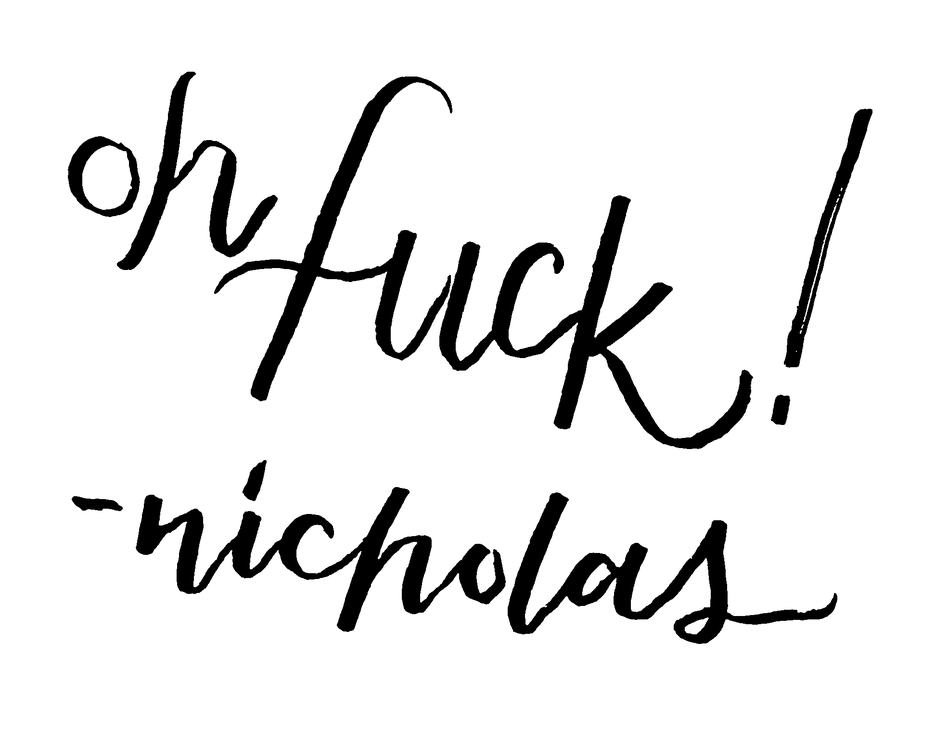
#> input picture oh fuck nicholas_bw.png, 948 x 745 px, shrunk from 1970 x 1548 before the run; its folder holds only this picture in this run
$ python bw_convert.py 'oh fuck nicholas_bw.png' 1.0
#> lines starting #> are read from the running program, lines starting #| are printed output that depends on the picture; after the words box and inside, x2 and y2 are one past the last pixel; in counts of white or black regions, pixels touching at a corner belong together
#!/usr/bin/env python3
"""Convert a PNG to black-and-white using a darkness threshold."""
import argparse
from pathlib import Path

import numpy as np
from PIL import Image, ImageFilter

DESPECKLE_SIZE = 3  # odd integer >= 3; controls default median filter kernel


def main():
    parser = argparse.ArgumentParser(
        description=(
            "Convert a PNG to black and white based on a darkness threshold. "
            "Outputs three variants: plain BW, BW with white transparent, "
            "and inverted BW with black transparent (white only on clear)."
        )
    )
    parser.add_argument("input", help="Input PNG file path")
    parser.add_argument(
        "threshold",
        type=float,
        help=(
            "Darkness threshold as a percentage (0–100). "
            "Pixels with darkness above this become black, the rest white."
        ),
    )
    parser.add_argument(
        "-o", "--output-dir",
        help="Directory for output files (default: same directory as input)",
    )
    parser.add_argument(
        "--no-despeckle",
        action="store_true",
        help="Disable the default median-filter despeckling step.",
    )
    args = parser.parse_args()

    if not 0.0 <= args.threshold <= 100.0:
        parser.error("Threshold must be between 0 and 100.")

    input_path = Path(args.input)
    if not input_path.exists():
        parser.error(f"File not found: {args.input}")

    out_dir = Path(args.output_dir) if args.output_dir else input_path.parent
    stem = input_path.stem

    # Load image; composite transparent inputs onto white before grayscaling
    img = Image.open(input_path)
#> img is the input picture: PIL image 948x745 RGB; min 0, max 255, mean 232.3
    if img.mode == "RGBA":
        bg = Image.new("RGB", img.size, (255, 255, 255))
        bg.paste(img, mask=img.split()[3])
        gray = bg.convert("L")
    else:
        gray = img.convert("L")

    cutoff = 255.0 * (1.0 - args.threshold / 100.0)
    arr = np.array(gray, dtype=np.float32)
    bw = Image.fromarray(
        np.where(arr < cutoff, np.uint8(0), np.uint8(255)).astype(np.uint8), "L"
    )
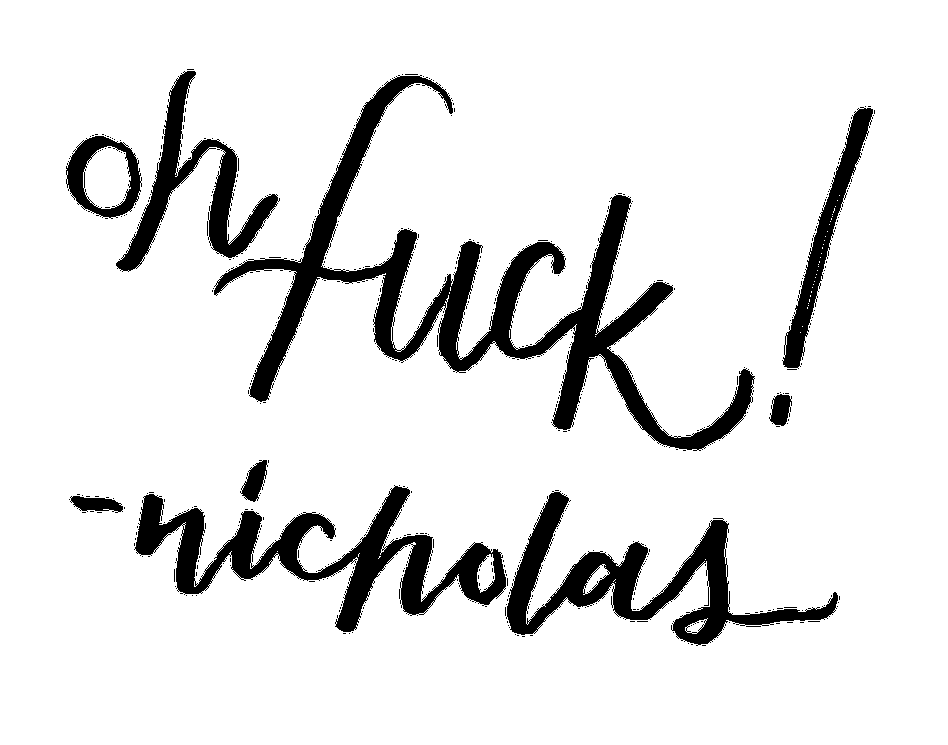
#> bw: PIL image 948x745 L; 89.5% white; 490 black regions (481 under 20 px), largest, box (x1, y1, x2, y2) and area: (214, 75, 755, 451) 29412, (134, 485, 506, 632) 15086, (506, 491, 838, 646) 12612

    if not args.no_despeckle:
        bw = bw.filter(ImageFilter.MedianFilter(size=DESPECKLE_SIZE))
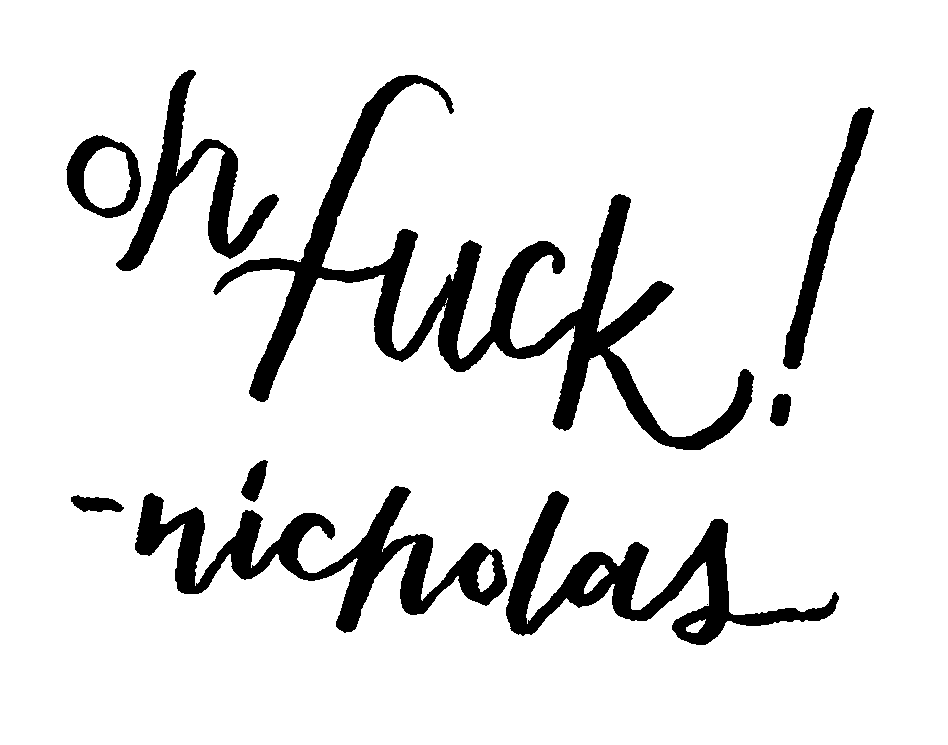
#> bw: PIL image 948x745 L; 89.5% white; 11 black regions (2 under 20 px), largest, box (x1, y1, x2, y2) and area: (213, 75, 754, 450) 29717, (135, 486, 507, 633) 15305, (506, 491, 839, 645) 12792

    # 1. Plain BW
    path_bw = out_dir / f"{stem}_bw.png"
    bw.convert("RGB").save(path_bw, format="PNG")
    print(f"Saved: {path_bw}")

    # 2. BW with white transparent (black visible on clear)
    path_transparent = out_dir / f"{stem}_bw_transparent.png"
    a = np.array(bw.convert("RGBA"))
    a[a[:, :, 0] == 255, 3] = 0
    Image.fromarray(a, "RGBA").save(path_transparent, format="PNG")
    print(f"Saved: {path_transparent}")

    # 3. Inverted BW with black transparent (white visible on clear)
    path_inverted = out_dir / f"{stem}_bw_inverted.png"
    inverted = Image.fromarray(255 - np.array(bw), "L")
    a_inv = np.array(inverted.convert("RGBA"))
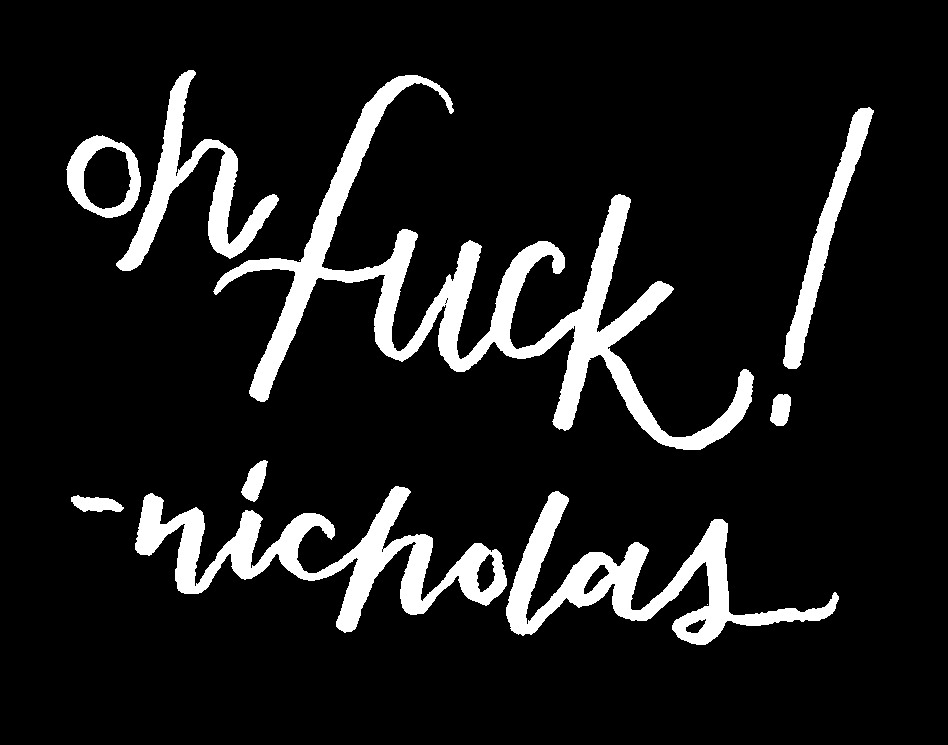
#> a_inv: shape (745, 948, 4); mean R, G, B, A 26.7, 26.7, 26.7, 255
    a_inv[a_inv[:, :, 0] == 0, 3] = 0
    Image.fromarray(a_inv, "RGBA").save(path_inverted, format="PNG")
    print(f"Saved: {path_inverted}")


if __name__ == "__main__":
    main()
